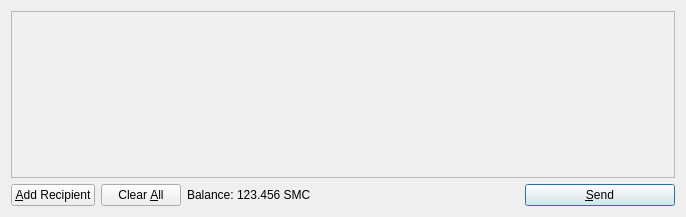
<?xml version="1.0" encoding="UTF-8"?>
<ui version="4.0">
 <class>SendCoinsDialog</class>
 <widget class="QDialog" name="SendCoinsDialog">
  <property name="geometry">
   <rect>
    <x>0</x>
    <y>0</y>
    <width>686</width>
    <height>217</height>
   </rect>
  </property>
  <property name="windowTitle">
   <string>Send Coins</string>
  </property>
  <layout class="QVBoxLayout" name="verticalLayout">
   <item>
    <widget class="QScrollArea" name="scrollArea">
     <property name="widgetResizable">
      <bool>true</bool>
     </property>
     <widget class="QWidget" name="scrollAreaWidgetContents">
      <property name="geometry">
       <rect>
        <x>0</x>
        <y>0</y>
        <width>666</width>
        <height>165</height>
       </rect>
      </property>
      <layout class="QVBoxLayout" name="verticalLayout_2">
       <property name="margin">
        <number>0</number>
       </property>
       <item>
        <layout class="QVBoxLayout" name="entries">
         <property name="spacing">
          <number>6</number>
         </property>
        </layout>
       </item>
       <item>
        <spacer name="verticalSpacer">
         <property name="orientation">
          <enum>Qt::Vertical</enum>
         </property>
         <property name="sizeHint" stdset="0">
          <size>
           <width>20</width>
           <height>40</height>
          </size>
         </property>
        </spacer>
       </item>
      </layout>
     </widget>
    </widget>
   </item>
   <item>
    <layout class="QHBoxLayout" name="horizontalLayout">
     <item>
      <widget class="QPushButton" name="addButton">
       <property name="toolTip">
        <string>Send to multiple recipients at once</string>
       </property>
       <property name="text">
        <string>&amp;Add Recipient</string>
       </property>
       <property name="icon">
        <iconset resource="../belicoin.qrc">
         <normaloff>:/icons/add</normaloff>:/icons/add</iconset>
       </property>
       <property name="autoDefault">
        <bool>false</bool>
       </property>
      </widget>
     </item>
     <item>
      <widget class="QPushButton" name="clearButton">
       <property name="sizePolicy">
        <sizepolicy hsizetype="Minimum" vsizetype="Fixed">
         <horstretch>0</horstretch>
         <verstretch>0</verstretch>
        </sizepolicy>
       </property>
       <property name="toolTip">
        <string>Remove all transaction fields</string>
       </property>
       <property name="text">
        <string>Clear &amp;All</string>
       </property>
       <property name="icon">
        <iconset resource="../belicoin.qrc">
         <normaloff>:/icons/remove</normaloff>:/icons/remove</iconset>
       </property>
       <property name="autoRepeatDelay">
        <number>300</number>
       </property>
       <property name="autoDefault">
        <bool>false</bool>
       </property>
      </widget>
     </item>
     <item>
      <layout class="QHBoxLayout" name="horizontalLayout_2">
       <property name="spacing">
        <number>3</number>
       </property>
       <item>
        <widget class="QLabel" name="label">
         <property name="text">
          <string>Balance:</string>
         </property>
        </widget>
       </item>
       <item>
        <widget class="QLabel" name="labelBalance">
         <property name="cursor">
          <cursorShape>IBeamCursor</cursorShape>
         </property>
         <property name="text">
          <string>123.456 SMC</string>
         </property>
         <property name="textInteractionFlags">
          <set>Qt::LinksAccessibleByMouse|Qt::TextSelectableByKeyboard|Qt::TextSelectableByMouse</set>
         </property>
        </widget>
       </item>
      </layout>
     </item>
     <item>
      <spacer name="horizontalSpacer">
       <property name="orientation">
        <enum>Qt::Horizontal</enum>
       </property>
       <property name="sizeHint" stdset="0">
        <size>
         <width>40</width>
         <height>20</height>
        </size>
       </property>
      </spacer>
     </item>
     <item>
      <widget class="QPushButton" name="sendButton">
       <property name="minimumSize">
        <size>
         <width>150</width>
         <height>0</height>
        </size>
       </property>
       <property name="toolTip">
        <string>Confirm the send action</string>
       </property>
       <property name="text">
        <string>&amp;Send</string>
       </property>
       <property name="icon">
        <iconset resource="../belicoin.qrc">
         <normaloff>:/icons/send</normaloff>:/icons/send</iconset>
       </property>
       <property name="default">
        <bool>true</bool>
       </property>
      </widget>
     </item>
    </layout>
   </item>
  </layout>
 </widget>
 <resources>
  <include location="../belicoin.qrc"/>
 </resources>
 <connections/>
</ui>
